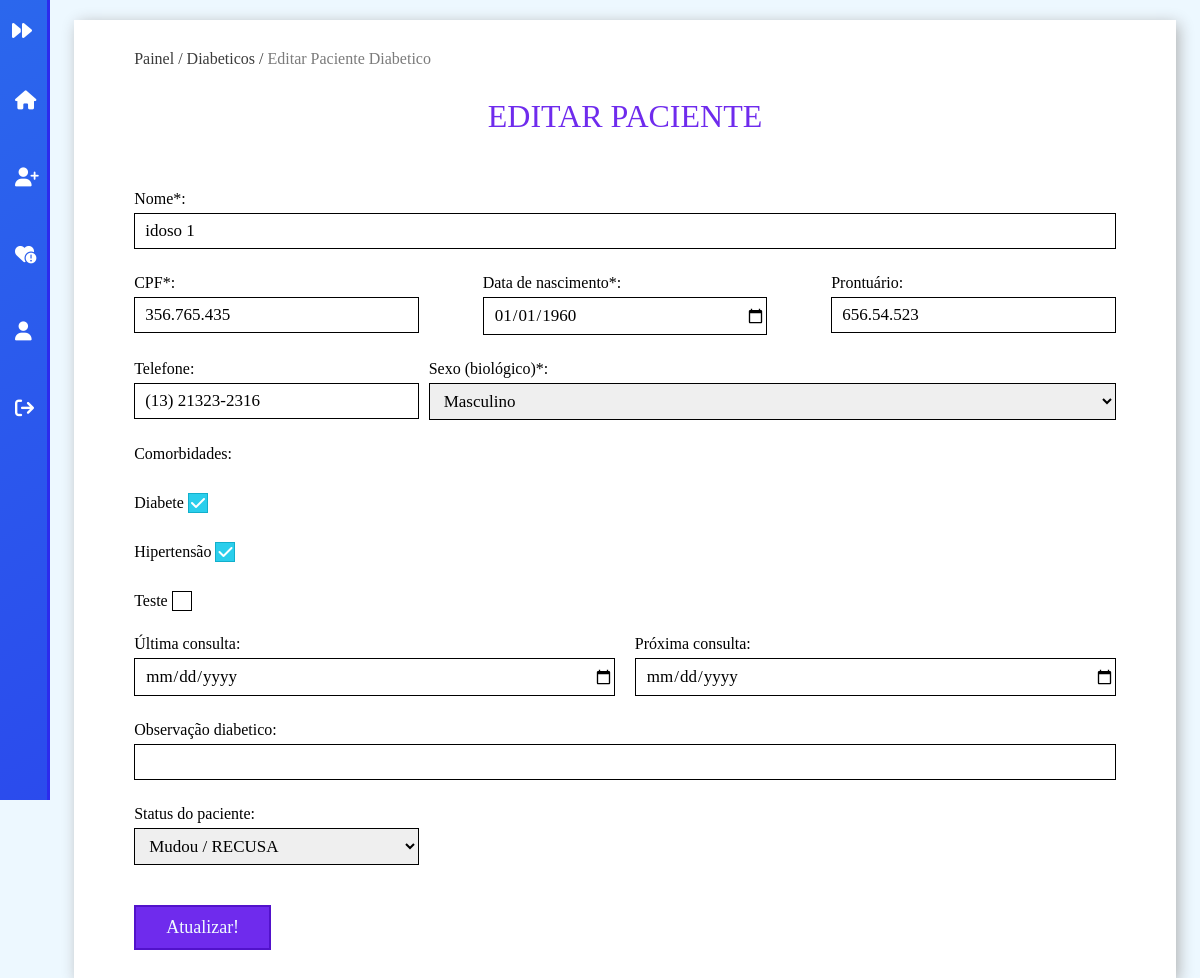
Screenshot of /editar_diabete?id=10 (signed in) with the database file from the repository.
### tables this page shows
CREATE TABLE `paciente` (
  `id` int(11) NOT NULL,
  `agente_id` int(11) DEFAULT NULL,
  `nome` varchar(255) NOT NULL,
  `prontuario` varchar(10) NOT NULL,
  `cpf` varchar(14) NOT NULL,
  `nascimento` date NOT NULL,
  `telefone` varchar(20) DEFAULT NULL,
  `sexo` varchar(9) NOT NULL,
  `comorbidade` text DEFAULT NULL,
  `legenda_id` int(11) DEFAULT NULL,
  `vacina_dengue` tinyint(1) DEFAULT 0,
  `vacina_febre_amarela` tinyint(1) DEFAULT 0,
  `insulina` tinyint(1) DEFAULT 0,
  `gestante` tinyint(1) DEFAULT 0,
  `conduta` varchar(255) DEFAULT NULL,
  `ppn` date DEFAULT NULL,
  `observacao` text DEFAULT NULL,
  `ativo` tinyint(1) DEFAULT 1
);

CREATE TABLE `comorbidade` (
  `id` int(11) NOT NULL,
  `comorbidade` varchar(255) NOT NULL,
  `ativo` tinyint(1) DEFAULT 1
);

CREATE TABLE `legenda` (
  `id` int(11) NOT NULL,
  `descricao` varchar(255) NOT NULL,
  `ativo` tinyint(1) NOT NULL
);

### Classes/Views/MainView.php (called while the page is built, shortened)
<?php
	class MainView{
		public static function render($filename){
			include('pages/'.$filename.'.php');
		}
	}
?>

### Classes/Controllers/Editar_diabeteController.php (called while the page is built, shortened)
<?php
	class Editar_diabeteController{
		function index(){
			\Classes\Models\PainelModel::checkLogin('editar-diabete');
		}
	}
?>

### Classes/Application.php (called while the page is built, shortened)
<?php
	class Application{
		private $controller;
		private function setApp(){
			$url = explode('/',@$_GET['url']);
			if($url[0] == '')
				$carregarNome= 'Painel';
			else
				$carregarNome= ucfirst(strtolower($url[0]));
			$carregarNome.='Controller';
			if (file_exists('Classes/Controllers/'.$carregarNome.'.php')) {
				$this->controller = new $carregarClasse();
			}else{
				include('Views/pages/404.php');
				die();
			}
		}
		public function run(){
	        $this->controller->index();
	    }
	}
?>

### index.php (called while the page is built, shortened)
<?php
	$app = new \Classes\Application();
	$app->run();
?>

### Classes/MySql.php (called while the page is built, shortened)
<?php
	class MySql{
		private static $pdo;
		public static function conectar(){
			if(self::$pdo == null){
				try{
					self::$pdo = new \PDO('mysql:host='.HOST.';dbname='.DATABASE,USUARIO,SENHA,array(\PDO::MYSQL_ATTR_INIT_COMMAND => "SET NAMES utf8"));
					self::$pdo->setAttribute(\PDO::ATTR_ERRMODE,\PDO::ERRMODE_EXCEPTION);
				}catch(\PDOException $e){
					die('<h2>Erro ao conectar</h2><p>Tente novamente mais tarde.</p>');
				}
			}
			return self::$pdo;
		}
	}
?>

### Classes/Models/UtilsModel.php (called while the page is built, shortened)
<?php
    class UtilsModel{
		public static function selecionar($tabela,$campo = '1',$valor = '1'){
			$sql = \Classes\MySql::conectar()->prepare("SELECT * FROM `$tabela` WHERE `ativo`= '1' AND $campo = ?");
			$sql->execute(array($valor));
			return $sql->fetch();
		}
		public static function selecionarTudo($tabela,$campo = '1',$valor = '1',$coluna = 'id',$ordem = 'ASC'){
			$sql = \Classes\MySql::conectar()->prepare("SELECT * FROM `$tabela` WHERE `ativo` = '1' AND $campo = ? ORDER BY $coluna $ordem");
			$sql->execute(array($valor));
			return $sql->fetchAll();
		}
    }
?>

### Classes/Views/pages/editar-diabete.php (the view, shortened to what this page needs)
<?php
  include("header.php");
  $paciente = \Classes\Models\UtilsModel::selecionar('paciente', 'id', $_GET['id']);
  $observacao = explode('||', $paciente['observacao'])[4];
  $consultas = \Classes\Models\UtilsModel::selecionar('consulta', 'paciente_id', $_GET['id']);
?>
<div id="painel">
  <?php include(BASE_DIR_PAINEL.'pages/sidebar.php');?>
  <main id="painel-content">
    <div class="container">
      <div class="content">
        <div class="mapa-site">
          <a href="<?php echo INCLUDE_PATH;?>">Painel / </a> <a href="<?php echo INCLUDE_PATH;?>diabeticos">Diabeticos / </a> <span>Editar paciente diabetico</span>
        </div>
        <h1>Editar paciente</h1>
        <form method="post" enctype="multipart/form-data">
            <div class="form-single w100">
                <label for="nome">Nome*: </label>
                <input type="text" id="nome" name="nome" value="<?php echo $paciente['nome'];?>" content="required">
            </div>
            <div class="form-single w30">
                <label for="cpf">CPF*: </label>
                <input type="text" id="cpf" name="cpf" value="<?php echo $paciente['cpf'];?>" content="required">
            </div>
            <div class="form-single w30">
                <label for="nascimetno">Data de nascimento*: </label>
                <input type="date" id="nascimetno" name="nascimetno" value="<?php echo $paciente['nascimento'];?>" max="<?php echo date('Y-m-d'); ?>" content="required">
            </div>
            <div class="form-single w30">
                <label for="prontuario">Prontuário: </label>
                <input type="text" id="prontuario" value="<?php echo $paciente['prontuario'];?>" name="prontuario">
            </div>
            <div class="form-single w30">
                <label for="telefone">Telefone: </label>
                <input type="text" id="telefone" value="<?php echo $paciente['telefone'];?>" name="telefone">
            </div>
            <div class="form-single w70">
              <label for="sexo">Sexo (biológico)*: </label>
              <select id="sexo" name="sexo" content="required">
                <option value="masculino" <?php echo ($paciente['sexo'] == 'masculino') ? 'selected' : ''; ?>>Masculino</option>
              </select>
            </div>
            <div class="form-single w100">
                <p>Comorbidades: </p>
                <?php
                    $comorbidades = \Classes\Models\UtilsModel::selecionarTudo('comorbidade');
                    foreach ($comorbidades as $key => $value) { ?>
                    <div class="form-single">
                        <label for="cat_<?php echo $value['id']?>"><?php echo ucfirst($value['comorbidade'])?> </label>
                        <label for="cat_<?php echo $value['id']?>" class="checkbox-custom"><i class="fa-solid fa-check"></i></label>
                    </div>
                <?php } ?>
            </div>
            <div class="form-single w50">
                <label for="ult_consulta">Última consulta: </label>
                <input type="date" id="ult_consulta" name="ult_consulta" value="<?php echo @$consultas['ult_consulta'];?>">
            </div>
            <div class="form-single w50">
                <label for="prox_consulta">Próxima consulta: </label>
                <input type="date" id="prox_consulta" name="prox_consulta" value="<?php echo @$consultas['prox_consulta'];?>">
            </div>
            <div class="form-single w100">
              <label for="observacao">Observação diabetico: </label>
              <input type="text" id="observacao" name="observacao" value="<?php echo $observacao;?>" maxCaracter="60">
            </div>
            <div class="form-single w30">
              <label for="status">Status do paciente:</label>
              <select name="status" id="status">
              <?php
                $legenda = \Classes\Models\UtilsModel::selecionarTudo('legenda');
                foreach ($legenda as $key => $value) {
              ?>
                <option value="<?php echo $value['id']?>" <?php echo ($paciente['legenda_id'] == $value['id']) ? 'selected' : '' ?>><?php echo $value['descricao']?></option>
              <?php } ?>
              </select>
            </div>
            <div class="form-single w100">
              <input type="submit" class="btn-input" name="editar-diabetico" value="Atualizar!">
            </div>
        </form>
      </div>
    </div>
  </main>
</div>
<?php
    include("footer.php");
?>

### Classes/Views/css/style.css (style rules this page uses)
* { padding: 0; margin: 0; box-sizing: border-box; font-family: verdana; text-decoration: none; }
:root { --color-1: #2aceec; --color-1-hover: #12AFCB; --color-2: #6F2BED; --color-2-hover: #5212CB; --color-3: #2B7DED; --color-3-hover: #125FCB; --color-white: #F0FCFE; --color-black: #032025; --color-error: #ED2B2B; --color-error-hover: #B81111; --color-sucesso: #2BED64; --color-sucesso-hover: #10B843; --color-warning: #EDC62C; --color-warning-hover: #CBA612; }
html,body { height: 100%; background-color: #EDF8FF; }
.container { margin: 0 auto; padding: 0 2%; width: 100%; max-width: 1500px; background: white; }
.content { margin: 0 auto; padding: 0 2%; width: 100%; max-width: 1024px; }
.w30 { width: 29% !important; }
.w50 { width: 49% !important; }
.w70 { width: 70% !important; }
.w100 { width: 100% !important; }
.btn-input { margin-top: 15px; font-size: 18px; color: var(--color-white); background-color: var(--color-2); padding: 10px 30px; cursor: pointer; transition: 0.3s; border: 2px solid var(--color-2-hover); }

### Classes/Views/css/painel.css (style rules this page uses)
:root { --nao-passa: #aef132; --visita-domiciliar: #5636e6; --faz-tempo: #E06666; --mudou-recusa: #FF0000; --faltou-ultima: #00f5e9; }
main { padding: 0 2%; }
main .container { margin-top: 20px; padding: 30px 2%; min-width: 250px; }
#painel-content { position:absolute; left: 50px; width: calc(100% - 50px); }
#painel-content .container { box-shadow: 3px 3px 15px -1px #ACACAC; }
.mapa-site { text-transform:capitalize; color: #7b7b7b; }
.mapa-site a { color: #646464; }
.mapa-site a { color: #3b3b3b; }
#painel-content h1 { text-align: center; padding: 30px 0; color: var(--color-2); text-transform: uppercase; font-weight: normal; }
form { display: flex; flex-wrap: wrap; justify-content: space-between; }
form .form-single { margin-top: 25px; }
form input:not([type="submit"]) { outline: none; width: 100%; font-size: 17px; padding: 7px 0; padding-left: 10px; margin-top: 5px; border: 1px solid black; }
form input:not([type="submit"]), form textarea, form select { outline: none; width: 100%; font-size: 17px; padding: 7px 0; padding-left: 10px; margin-top: 5px; border: 1px solid black; }
form input[type="checkbox"]:checked ~ .checkbox-custom { background-color: var(--color-1); border:1px solid var(--color-1-hover); }
form input[type="checkbox"]:checked ~ .checkbox-custom i { display: inline; }
form .checkbox-custom i { position: absolute; top: 1px; left: 2px; display: none; color: white; }
form .checkbox-custom { cursor: pointer; display: inline-block; width: 20px; height: 20px; border:1px solid black; font-size: 16px; position: relative; top: 5px; transition: 0.3s; }

### rows the page displays
paciente: nome "idoso 1", cpf "356.765.435", nascimetno "01/01/1960", prontuario "656.54.523", telefone "(13) 21323-2316", sexo "Masculino", status "Mudou / RECUSA"
comorbidade: comorbidade "Diabete"
comorbidade: comorbidade "Hipertensão"
comorbidade: comorbidade "Teste"
